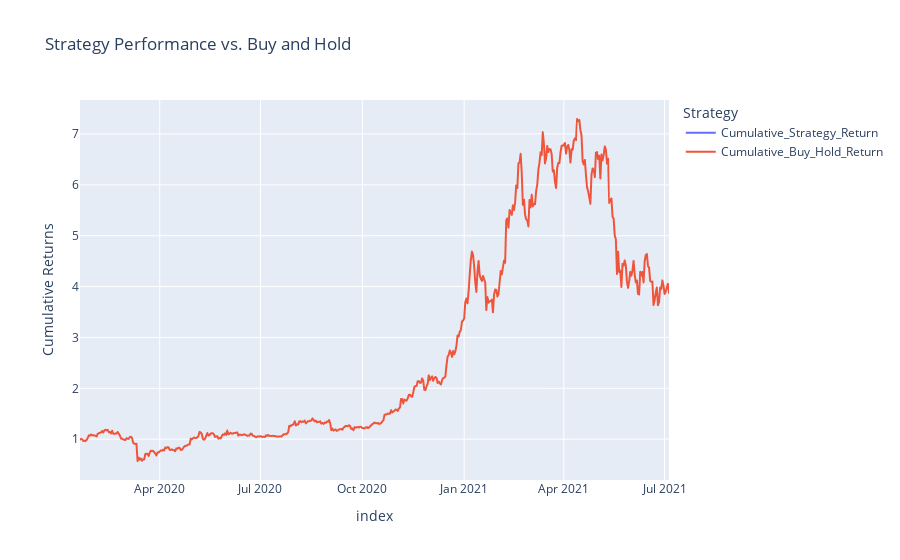

The code cell stored with this chart in its notebook:
### Markdown cell above
The Strategy:

- If our model predicts tomorrow's return will be positive, we "buy" at the close of the current day.

- We hold for one day and "sell" at the close of the next day.

- If the predicted return is negative, we do nothing.

### Code cell
import pandas as pd
import numpy as np
import plotly.express as px


# --- 1. Set up the Backtest ---
print("\n--- Running Backtest Simulation... ---")

# Create the DataFrame ensuring data and index align correctly
backtest_df = pd.DataFrame({
    'Actual_Price': actual_prices.values,
    'Predicted_Return': ensemble_predictions
}, index=actual_prices.index) # Use the index from our correctly-sized price Series

# Calculate the actual returns that occurred
backtest_df['Actual_Return'] = backtest_df['Actual_Price'].pct_change()

# Define our trading signal
backtest_df['Signal'] = np.where(backtest_df['Predicted_Return'] > 0, 1, 0)

# Calculate the return of our strategy
# We shift the signal by 1 because we make the decision today to trade tomorrow
backtest_df['Strategy_Return'] = backtest_df['Signal'].shift(1) * backtest_df['Actual_Return']

# Drop NaNs created by pct_change and shift
backtest_df.dropna(inplace=True)


# --- 2. Calculate Performance Metrics ---
# Calculate cumulative returns for our strategy vs. just buying and holding
backtest_df['Cumulative_Strategy_Return'] = (1 + backtest_df['Strategy_Return']).cumprod()
backtest_df['Cumulative_Buy_Hold_Return'] = (1 + backtest_df['Actual_Return']).cumprod()

# Get final performance numbers
total_strategy_return = (backtest_df['Cumulative_Strategy_Return'].iloc[-1] - 1) * 100
total_buy_hold_return = (backtest_df['Cumulative_Buy_Hold_Return'].iloc[-1] - 1) * 100
win_rate = (backtest_df['Strategy_Return'] > 0).mean() * 100

print("\n--- Backtest Performance Metrics ---")
print(f"Total Strategy Return: {total_strategy_return:.2f}%")
print(f"Total Buy-and-Hold Return: {total_buy_hold_return:.2f}%")
print(f"Win Rate: {win_rate:.2f}%")


# --- 3. Plot the Equity Curve ---
print("\n--- Generating Equity Curve Plot... ---")
# Create a figure to plot on
fig_equity = px.line(
    backtest_df, 
    y=['Cumulative_Strategy_Return', 'Cumulative_Buy_Hold_Return'],
    title="Strategy Performance vs. Buy and Hold",
    labels={'value': 'Cumulative Returns', 'variable': 'Strategy'}
)

fig_equity.show()

### Figure 1 — Plotly figure (JSON) as saved in the notebook; plotly's stock layout.template omitted (floating-point values rounded to 4 significant figures; data arrays with more than 128 entries replaced by an {"elided": "..."} marker saying what was removed)
{"data": [{"hovertemplate": "Strategy=Cumulative_Strategy_Return<br>index=%{x}<br>Cumulative Returns=%{y}<extra></extra>", "legendgroup": "Cumulative_Strategy_Return", "line": {"color": "#636efa", "dash": "solid"}, "marker": {"symbol": "circle"}, "mode": "lines", "name": "Cumulative_Strategy_Return", "showlegend": true, "type": "scattergl", "x": {"elided": "533 str values"}, "xaxis": "x", "y": {"elided": "533 float values"}, "yaxis": "y"}, {"hovertemplate": "Strategy=Cumulative_Buy_Hold_Return<br>index=%{x}<br>Cumulative Returns=%{y}<extra></extra>", "legendgroup": "Cumulative_Buy_Hold_Return", "line": {"color": "#EF553B", "dash": "solid"}, "marker": {"symbol": "circle"}, "mode": "lines", "name": "Cumulative_Buy_Hold_Return", "showlegend": true, "type": "scattergl", "x": {"elided": "533 str values"}, "xaxis": "x", "y": {"elided": "533 float values"}, "yaxis": "y"}], "layout": {"legend": {"title": {"text": "Strategy"}, "tracegroupgap": 0}, "title": {"text": "Strategy Performance vs. Buy and Hold"}, "xaxis": {"anchor": "y", "domain": [0, 1], "title": {"text": "index"}}, "yaxis": {"anchor": "x", "domain": [0, 1], "title": {"text": "Cumulative Returns"}}}}
